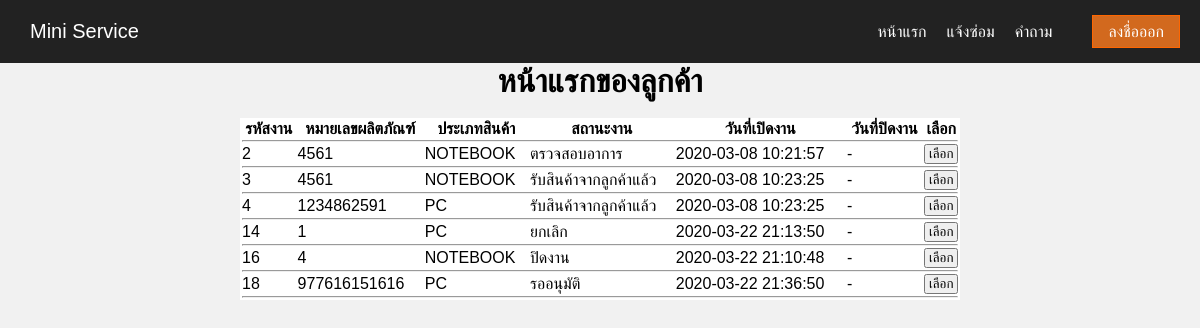
Page /PAGECUSTOMER/index.php on the committed database.
### tables this page shows
CREATE TABLE `tbljob` (
  `job_id` int(10) NOT NULL,
  `cus_id` int(10) NOT NULL,
  `sn` varchar(50) NOT NULL,
  `type_product` varchar(25) NOT NULL,
  `product_name` varchar(25) NOT NULL,
  `product_model` varchar(25) NOT NULL,
  `accessory` varchar(100) NOT NULL,
  `symptoms` varchar(100) NOT NULL,
  `image` text NOT NULL,
  `status_id` int(10) NOT NULL,
  `date_jobstart` datetime NOT NULL,
  `date_jobend` datetime NOT NULL
);

CREATE TABLE `tblstatus` (
  `status_id` int(10) NOT NULL,
  `status_name` varchar(25) NOT NULL
);

### PAGECUSTOMER/index.php (the view, shortened to what this page needs)
<?php
    require "header.php";
?>
<center>
<h1>หน้าแรกของลูกค้า</h1>
<br>
<?php
 $result = mysqli_query($mysqli,
 "SELECT a.job_id , a.cus_id , b.cus_firstname , b.cus_lastname , a.sn ,
 a.type_product , c.status_name , a.date_jobstart , a.date_jobend
  FROM tbljob a INNER JOIN tblcustomer b ON a.cus_id = b.cus_id
  INNER JOIN tblstatus c ON a.status_id = c.status_id
  WHERE a.cus_id LIKE '%".$_SESSION["cus_id"]."%'");
?>
<table id='ShowTable' style="width:60%" border="0px" bgcolor="#FFFFFF" >
    <th>รหัสงาน</th>
    <th>หมายเลขผลิตภัณฑ์</th>
    <th>ประเภทสินค้า</th>
    <th>สถานะงาน</th>
    <th>วันที่เปิดงาน</th>
    <th>วันที่ปิดงาน</th>
    <th>เลือก</th>
    <tr><td colspan="9"><hr /></td></tr>
    <tbody>
    <?php
        if($result == true){
            while($row = $result->fetch_assoc()){
                echo "<tr>";
                echo "<td>".$row["job_id"]."</td>";
                echo "<td>".$row["sn"]."</td>";
                echo "<td>".$row["type_product"]."</td>";
                echo "<td>".$row["status_name"]."</td>";
                echo "<td>".$row["date_jobstart"]."</td>";
                if ($row["date_jobstart"] = "0000-00-00") {
                    echo "<td>"."-"."</td>";
                } else {
                    echo "<td>".$row["date_jobend"]."</td>";
                }
                ?>
                <td>
                    <form action="showdetail.php" method="POST">
                        <input type="submit" name="submit" value = "เลือก"style="width:100%">
                    </form>
                </td>
    <?php
            echo "</tr>";
            ?>
            <tr><td colspan="9"><hr /></td></tr>
            <?php
        }
            ?>
           <?php
            } else {
                echo "<tr>";
                echo "<td colspan='9'>"."<center>"."ไม่มีข้อมูล"."</center>"."</td>";
                echo "</tr>";
            }
                ?>
	</tbody>
</table>
<?php
require "../footer.ini.php";

### css/menu.css (style rules this page uses)
* { margin: 0; padding: 0; box-sizing: border-box; }
body { font-family: Arial, Helvetica, sans-serif; background: #f1f1f1; }

### rows in the picture
tbljob: job_id "2", sn "4561", type_product "NOTEBOOK", status.status_name "ตรวจสอบอาการ", date_jobstart "2020-03-08 10:21:57"
tbljob: job_id "3", sn "4561", type_product "NOTEBOOK", status.status_name "รับสินค้าจากลูกค้าแล้ว", date_jobstart "2020-03-08 10:23:25"
tbljob: job_id "4", sn "1234862591", type_product "PC", status.status_name "รับสินค้าจากลูกค้าแล้ว", date_jobstart "2020-03-08 10:23:25"
tbljob: job_id "14", sn "1", type_product "PC", status.status_name "ยกเลิก", date_jobstart "2020-03-22 21:13:50"
tbljob: job_id "16", sn "4", type_product "NOTEBOOK", status.status_name "ปิดงาน", date_jobstart "2020-03-22 21:10:48"
tbljob: job_id "18", sn "977616151616", type_product "PC", status.status_name "รออนุมัติ", date_jobstart "2020-03-22 21:36:50"
